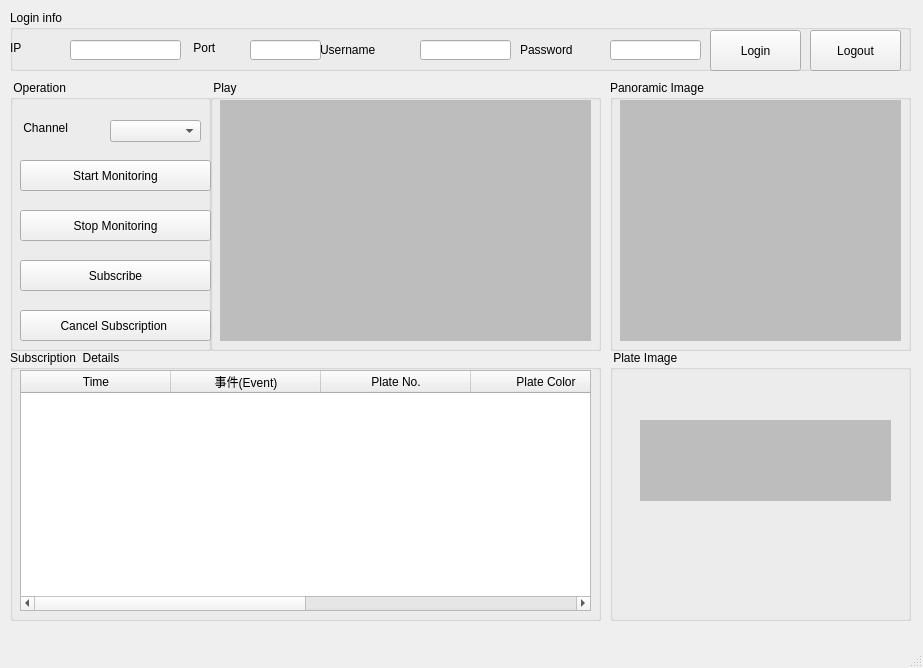
<?xml version="1.0" encoding="UTF-8"?>
<ui version="4.0">
 <class>MainWindow</class>
 <widget class="QMainWindow" name="MainWindow">
  <property name="geometry">
   <rect>
    <x>0</x>
    <y>0</y>
    <width>923</width>
    <height>668</height>
   </rect>
  </property>
  <property name="windowTitle">
   <string>Insystlabs Intelligent Trffic System (offline)</string>
  </property>
  <widget class="QWidget" name="centralwidget">
   <widget class="QGroupBox" name="Login_groupBox">
    <property name="geometry">
     <rect>
      <x>10</x>
      <y>10</y>
      <width>901</width>
      <height>61</height>
     </rect>
    </property>
    <property name="title">
     <string>Login info</string>
    </property>
    <widget class="QPushButton" name="Logout_pushButton">
     <property name="geometry">
      <rect>
       <x>800</x>
       <y>20</y>
       <width>91</width>
       <height>41</height>
      </rect>
     </property>
     <property name="text">
      <string> Logout </string>
     </property>
    </widget>
    <widget class="QPushButton" name="Login_pushButton">
     <property name="geometry">
      <rect>
       <x>700</x>
       <y>20</y>
       <width>91</width>
       <height>41</height>
      </rect>
     </property>
     <property name="text">
      <string>Login</string>
     </property>
    </widget>
    <widget class="QLabel" name="Pwd_label">
     <property name="geometry">
      <rect>
       <x>510</x>
       <y>30</y>
       <width>91</width>
       <height>20</height>
      </rect>
     </property>
     <property name="text">
      <string>Password</string>
     </property>
    </widget>
    <widget class="QLabel" name="User_label">
     <property name="geometry">
      <rect>
       <x>310</x>
       <y>30</y>
       <width>111</width>
       <height>20</height>
      </rect>
     </property>
     <property name="text">
      <string>Username</string>
     </property>
    </widget>
    <widget class="QLineEdit" name="Port_lineEdit">
     <property name="geometry">
      <rect>
       <x>240</x>
       <y>30</y>
       <width>71</width>
       <height>20</height>
      </rect>
     </property>
    </widget>
    <widget class="QLineEdit" name="User_lineEdit">
     <property name="geometry">
      <rect>
       <x>410</x>
       <y>30</y>
       <width>91</width>
       <height>20</height>
      </rect>
     </property>
    </widget>
    <widget class="QLineEdit" name="Pwd_lineEdit">
     <property name="geometry">
      <rect>
       <x>600</x>
       <y>30</y>
       <width>91</width>
       <height>20</height>
      </rect>
     </property>
     <property name="echoMode">
      <enum>QLineEdit::Password</enum>
     </property>
    </widget>
    <widget class="QLabel" name="IP_label">
     <property name="geometry">
      <rect>
       <x>0</x>
       <y>30</y>
       <width>81</width>
       <height>16</height>
      </rect>
     </property>
     <property name="text">
      <string>IP</string>
     </property>
    </widget>
    <widget class="QLineEdit" name="IP_lineEdit">
     <property name="geometry">
      <rect>
       <x>60</x>
       <y>30</y>
       <width>111</width>
       <height>20</height>
      </rect>
     </property>
    </widget>
    <widget class="QLabel" name="Port_label">
     <property name="geometry">
      <rect>
       <x>180</x>
       <y>30</y>
       <width>61</width>
       <height>16</height>
      </rect>
     </property>
     <property name="text">
      <string> Port </string>
     </property>
    </widget>
   </widget>
   <widget class="QGroupBox" name="Operate_groupBox">
    <property name="geometry">
     <rect>
      <x>10</x>
      <y>80</y>
      <width>201</width>
      <height>271</height>
     </rect>
    </property>
    <property name="title">
     <string> Operation </string>
    </property>
    <widget class="QPushButton" name="Play_pushButton">
     <property name="geometry">
      <rect>
       <x>10</x>
       <y>80</y>
       <width>191</width>
       <height>31</height>
      </rect>
     </property>
     <property name="text">
      <string> Start Monitoring </string>
     </property>
    </widget>
    <widget class="QPushButton" name="StopPlay_pushButton">
     <property name="geometry">
      <rect>
       <x>10</x>
       <y>130</y>
       <width>191</width>
       <height>31</height>
      </rect>
     </property>
     <property name="text">
      <string>Stop Monitoring</string>
     </property>
    </widget>
    <widget class="QPushButton" name="Attach_pushButton">
     <property name="geometry">
      <rect>
       <x>10</x>
       <y>180</y>
       <width>191</width>
       <height>31</height>
      </rect>
     </property>
     <property name="text">
      <string>Subscribe</string>
     </property>
    </widget>
    <widget class="QPushButton" name="Detach_pushButton">
     <property name="geometry">
      <rect>
       <x>10</x>
       <y>230</y>
       <width>191</width>
       <height>31</height>
      </rect>
     </property>
     <property name="text">
      <string>Cancel Subscription </string>
     </property>
    </widget>
    <widget class="QComboBox" name="Channel_comboBox">
     <property name="geometry">
      <rect>
       <x>100</x>
       <y>40</y>
       <width>91</width>
       <height>22</height>
      </rect>
     </property>
    </widget>
    <widget class="QLabel" name="label">
     <property name="geometry">
      <rect>
       <x>10</x>
       <y>40</y>
       <width>101</width>
       <height>16</height>
      </rect>
     </property>
     <property name="text">
      <string> Channel </string>
     </property>
    </widget>
   </widget>
   <widget class="QGroupBox" name="Play_groupBox">
    <property name="geometry">
     <rect>
      <x>210</x>
      <y>80</y>
      <width>391</width>
      <height>271</height>
     </rect>
    </property>
    <property name="title">
     <string> Play </string>
    </property>
    <widget class="QLabel" name="Video_label">
     <property name="geometry">
      <rect>
       <x>10</x>
       <y>20</y>
       <width>371</width>
       <height>241</height>
      </rect>
     </property>
     <property name="styleSheet">
      <string notr="true">background-color: rgb(189, 189, 189);</string>
     </property>
     <property name="text">
      <string/>
     </property>
    </widget>
   </widget>
   <widget class="QGroupBox" name="Attach_groupBox">
    <property name="geometry">
     <rect>
      <x>10</x>
      <y>350</y>
      <width>591</width>
      <height>271</height>
     </rect>
    </property>
    <property name="title">
     <string>Subscription  Details </string>
    </property>
    <widget class="QTableWidget" name="Attach_tableWidget">
     <property name="geometry">
      <rect>
       <x>10</x>
       <y>20</y>
       <width>571</width>
       <height>241</height>
      </rect>
     </property>
     <attribute name="horizontalHeaderDefaultSectionSize">
      <number>150</number>
     </attribute>
     <column>
      <property name="text">
       <string>Time</string>
      </property>
      <property name="textAlignment">
       <set>AlignCenter</set>
      </property>
     </column>
     <column>
      <property name="text">
       <string extracomment="123">事件(Event)</string>
      </property>
      <property name="textAlignment">
       <set>AlignCenter</set>
      </property>
     </column>
     <column>
      <property name="text">
       <string>Plate No.</string>
      </property>
      <property name="textAlignment">
       <set>AlignCenter</set>
      </property>
     </column>
     <column>
      <property name="text">
       <string>Plate Color</string>
      </property>
      <property name="textAlignment">
       <set>AlignCenter</set>
      </property>
     </column>
     <column>
      <property name="text">
       <string>Vehicle Type</string>
      </property>
      <property name="textAlignment">
       <set>AlignCenter</set>
      </property>
     </column>
     <column>
      <property name="text">
       <string>Vehicle Color</string>
      </property>
      <property name="textAlignment">
       <set>AlignCenter</set>
      </property>
     </column>
    </widget>
   </widget>
   <widget class="QLabel" name="GlobalScene_label">
    <property name="geometry">
     <rect>
      <x>620</x>
      <y>100</y>
      <width>281</width>
      <height>241</height>
     </rect>
    </property>
    <property name="styleSheet">
     <string notr="true">background-color: rgb(189, 189, 189);</string>
    </property>
    <property name="text">
     <string/>
    </property>
   </widget>
   <widget class="QGroupBox" name="GlobalScene_groupBox">
    <property name="geometry">
     <rect>
      <x>610</x>
      <y>80</y>
      <width>301</width>
      <height>271</height>
     </rect>
    </property>
    <property name="title">
     <string>Panoramic Image</string>
    </property>
   </widget>
   <widget class="QGroupBox" name="VehicleInfo_groupBox">
    <property name="geometry">
     <rect>
      <x>610</x>
      <y>350</y>
      <width>301</width>
      <height>271</height>
     </rect>
    </property>
    <property name="title">
     <string> Plate Image </string>
    </property>
    <widget class="QLabel" name="SmallScene_label">
     <property name="geometry">
      <rect>
       <x>30</x>
       <y>70</y>
       <width>251</width>
       <height>81</height>
      </rect>
     </property>
     <property name="styleSheet">
      <string notr="true">background-color: rgb(189, 189, 189);</string>
     </property>
     <property name="text">
      <string/>
     </property>
    </widget>
   </widget>
   <zorder>VehicleInfo_groupBox</zorder>
   <zorder>GlobalScene_groupBox</zorder>
   <zorder>Operate_groupBox</zorder>
   <zorder>Login_groupBox</zorder>
   <zorder>Play_groupBox</zorder>
   <zorder>Attach_groupBox</zorder>
   <zorder>GlobalScene_label</zorder>
  </widget>
  <widget class="QMenuBar" name="menubar">
   <property name="geometry">
    <rect>
     <x>0</x>
     <y>0</y>
     <width>923</width>
     <height>23</height>
    </rect>
   </property>
  </widget>
  <widget class="QStatusBar" name="statusbar"/>
  <action name="Switch_action">
   <property name="text">
    <string>中英文切换</string>
   </property>
  </action>
 </widget>
 <resources/>
 <connections/>
</ui>
